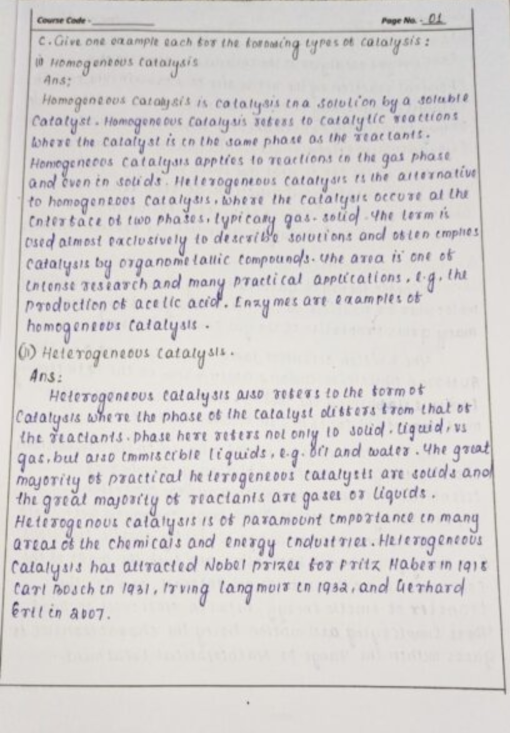
#> input picture imagesegmantation/image.png, 510 x 733 px
$ jupyter execute main.ipynb
#> lines starting #> are read from the running program, lines starting #| are printed output that depends on the picture; long printed decimals are rounded
[cell 1]
import cv2
import numpy as np
import matplotlib.pyplot as plt

[cell 2]
## simple threshholding
image = cv2.imread("./image.png" , 0 )
#> image: shape (733, 510); min 66, max 240, mean 209.6
plt.imshow(image , cmap="gray")

[cell 3]
retval , binary = cv2.threshold(image, 170 , 255, cv2.THRESH_BINARY)
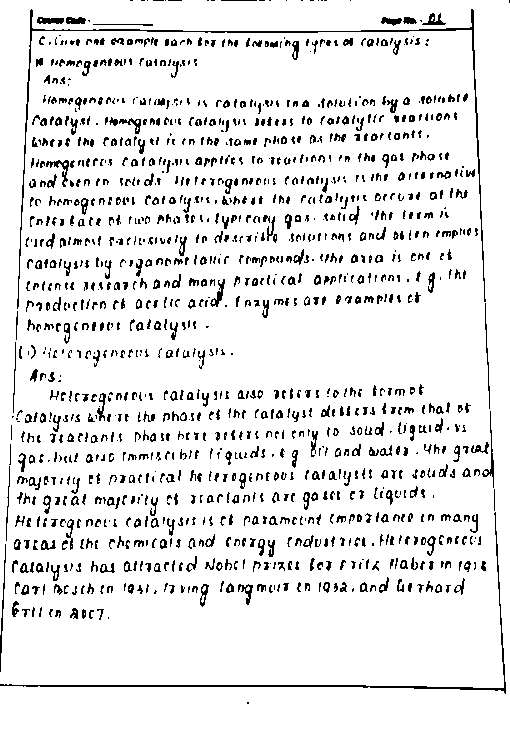
#> binary: shape (733, 510); 90.5% white; black in thin lines or dots
plt.imshow(binary  ,  cmap="gray")

[cell 4]
adaptive_m = cv2.adaptiveThreshold(image , 255 ,cv2.ADAPTIVE_THRESH_MEAN_C ,  cv2.THRESH_BINARY , 11, 9 )
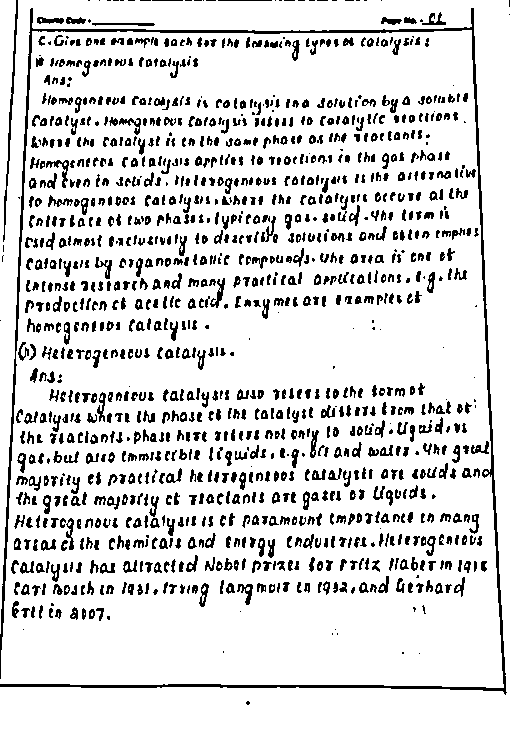
#> adaptive_m: shape (733, 510); 85.6% white; black in thin lines or dots
adaptive_g = cv2.adaptiveThreshold(image , 255 ,cv2.ADAPTIVE_THRESH_GAUSSIAN_C ,  cv2.THRESH_BINARY , 11, 9 )
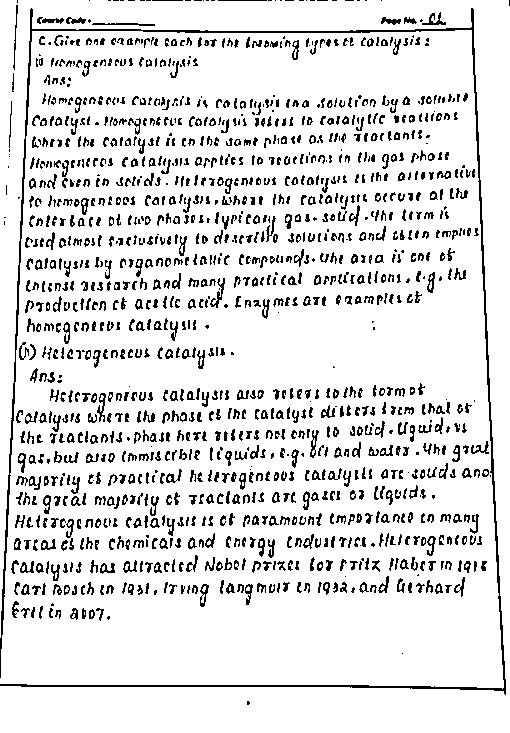
#> adaptive_g: shape (733, 510); 88% white; black in thin lines or dots

[cell 5]
plt.imshow(adaptive_m  , cmap="gray")

[cell 6]
plt.imshow(adaptive_g, cmap="gray")

[cell 7]
image_x = cv2.imread("./imagecopy.png"  )
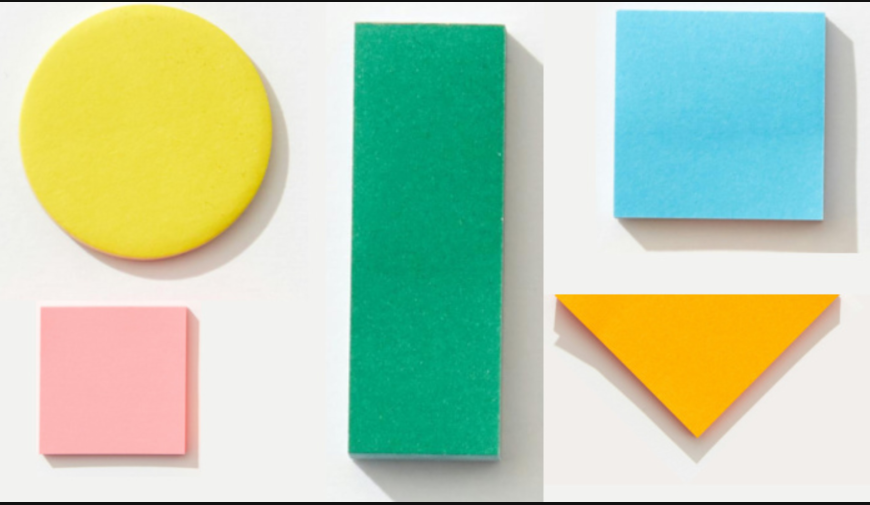
#> input picture imagesegmantation/imagecopy.png, 870 x 505 px
#> image_x is the input picture: shape (505, 870, 3); mean B, G, R 175.5, 207.4, 184.3

image_rgb = cv2.cvtColor(image_x , cv2.COLOR_BGR2RGB)
plt.imshow(image_rgb)

[cell 8]
pixel_values =  image_rgb.reshape((-1,3))
pixel_values = np.float32(pixel_values)
print(pixel_values)
#> (printed output is left out)

[cell 9]
criteria=(cv2.TERM_CRITERIA_EPS + cv2.TERM_CRITERIA_MAX_ITER , 100 , 0.2)
k = 3
_,  labels , centers = cv2.kmeans(pixel_values, k , None, criteria , 10  , cv2.KMEANS_RANDOM_CENTERS)
#> centers = [[236.5, 203.4, 57.17], [213.1, 222.4, 222.9], [11.63, 151.7, 114.2]]

[cell 10]
print(labels.shape)
#| (439350, 1)
print(centers)
#| [[236.506  203.400   57.166]
#|  [213.099  222.358  222.870 ]
#|  [ 11.632 151.735  114.229]]

[cell 11]
centers = np.uint8(centers)
#> centers = [[236, 203, 57], [213, 222, 222], [11, 151, 114]]
segmented_image  = centers[labels.flatten()]
segmented_image  = segmented_image.reshape(image_rgb.shape)
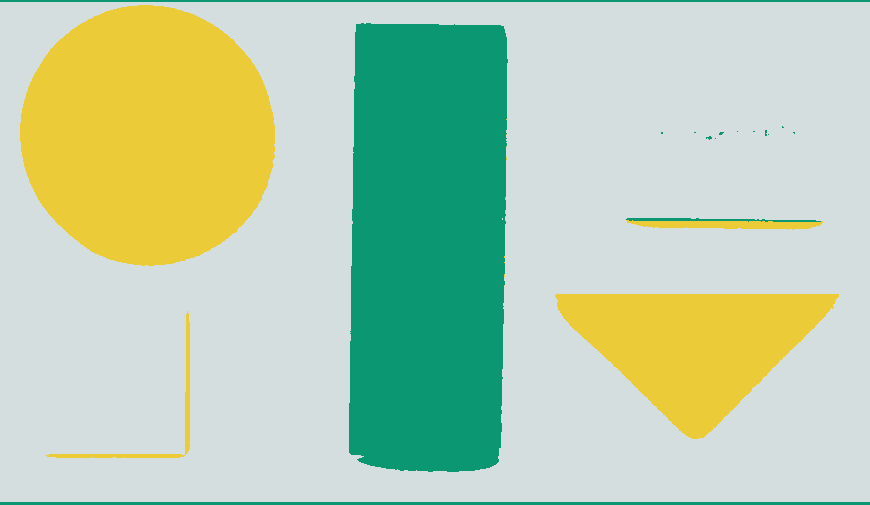
#> segmented_image: shape (505, 870, 3); mean R, G, B 183.7, 206.9, 175

plt.imshow(segmented_image)
